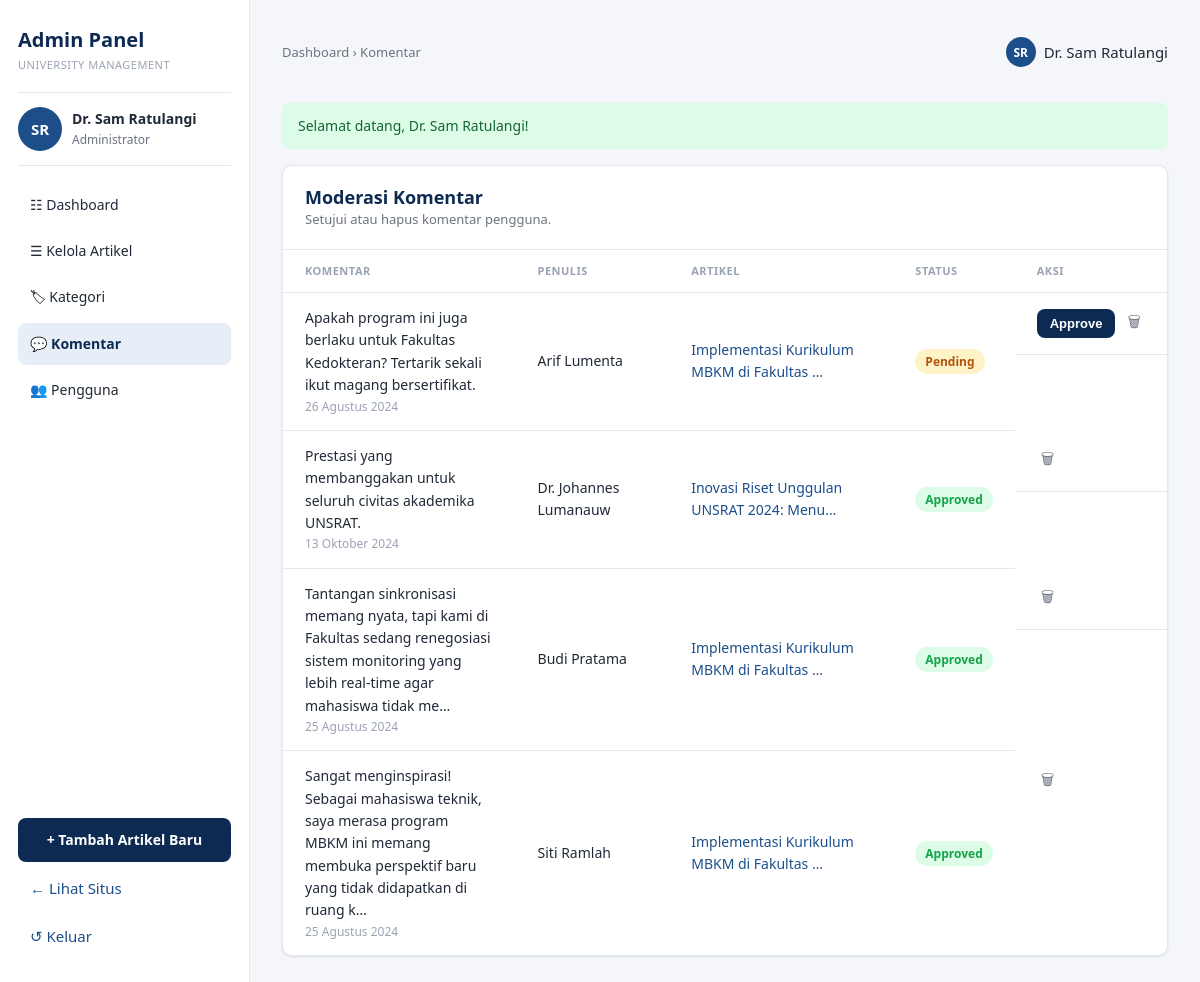
The app's page /admin/comments.php (signed in) with its own data.
### tables this page shows
CREATE TABLE `users` (
  `id` int(11) NOT NULL,
  `name` varchar(100) NOT NULL,
  `email` varchar(150) NOT NULL,
  `password` varchar(255) NOT NULL,
  `role` enum('admin','dosen','mahasiswa') NOT NULL DEFAULT 'mahasiswa',
  `faculty` varchar(120) DEFAULT NULL,
  `bio` text DEFAULT NULL,
  `avatar` varchar(255) DEFAULT NULL,
  `created_at` datetime NOT NULL DEFAULT current_timestamp()
);

CREATE TABLE `comments` (
  `id` int(11) NOT NULL,
  `article_id` int(11) NOT NULL,
  `user_id` int(11) NOT NULL,
  `content` text NOT NULL,
  `status` enum('approved','pending') NOT NULL DEFAULT 'approved',
  `created_at` datetime NOT NULL DEFAULT current_timestamp()
);

CREATE TABLE `articles` (
  `id` int(11) NOT NULL,
  `user_id` int(11) NOT NULL,
  `category_id` int(11) NOT NULL,
  `title` varchar(200) NOT NULL,
  `slug` varchar(220) NOT NULL,
  `excerpt` varchar(400) DEFAULT NULL,
  `content` text NOT NULL,
  `cover_image` varchar(255) DEFAULT NULL,
  `status` enum('published','draft') NOT NULL DEFAULT 'published',
  `views` int(11) NOT NULL DEFAULT 0,
  `created_at` datetime NOT NULL DEFAULT current_timestamp(),
  `updated_at` datetime NOT NULL DEFAULT current_timestamp() ON UPDATE current_timestamp()
);

### includes/auth.php (called while the page is built, shortened)
<?php
function is_logged_in() {
    return !empty($_SESSION['user_id']);
}
function current_user($pdo) {
    static $user = null;
    if ($user === null && is_logged_in()) {
        $stmt = $pdo->prepare('SELECT * FROM users WHERE id = ?');
        $stmt->execute([$_SESSION['user_id']]);
        $user = $stmt->fetch() ?: false;
    }
    return $user ?: null;
}

### includes/functions.php (called while the page is built, shortened)
<?php
function e($text) {
    return htmlspecialchars($text ?? '', ENT_QUOTES, 'UTF-8');
}
function get_flash() {
    $f = $_SESSION['flash'];
    return $f;
}
function time_ago($datetime) {
    $ts = strtotime($datetime);
    $diff = time() - $ts;
    return tanggal_id($datetime);
}
function tanggal_id($datetime) {
    $bulan = [1=>'Januari','Februari','Maret','April','Mei','Juni','Juli',
              'Agustus','September','Oktober','November','Desember'];
    $ts = strtotime($datetime);
    return (int)date('j', $ts) . ' ' . $bulan[(int)date('n', $ts)] . ' ' . date('Y', $ts);
}
function initials($name) {
    $parts = preg_split('/\s+/', trim($name));
    $parts = array_values(array_filter($parts, fn($p) => !preg_match('/\./', $p)));
    $first = mb_substr($parts[0], 0, 1);
    $last  = count($parts) > 1 ? mb_substr(end($parts), 0, 1) : '';
    return strtoupper($first . $last);
}
function excerpt_text($text, $len = 120) {
    $text = trim(preg_replace('/\s+/', ' ', strip_tags($text)));
    return mb_strlen($text) > $len ? mb_substr($text, 0, $len) . '…' : $text;
}

### admin/comments.php (the view, shortened to what this page needs)
<?php
require_once __DIR__ . '/../config/database.php';
require_once __DIR__ . '/../includes/functions.php';
require_once __DIR__ . '/../includes/auth.php';
$comments = $pdo->query(
  "SELECT cm.*, u.name AS penulis, a.title AS artikel, a.slug
   FROM comments cm JOIN users u ON cm.user_id=u.id JOIN articles a ON cm.article_id=a.id
   ORDER BY cm.status='pending' DESC, cm.created_at DESC")->fetchAll();
$active = 'comments';
$crumb = 'Komentar';
require __DIR__ . '/../includes/admin-header.php';
?>
<div class="panel">
  <div class="panel-head"><div><h2>Moderasi Komentar</h2><p>Setujui atau hapus komentar pengguna.</p></div></div>
  <?php if (!$comments): ?>
    <p class="empty">Belum ada komentar.</p>
  <?php else: ?>
  <table class="data">
    <thead><tr><th>Komentar</th><th>Penulis</th><th>Artikel</th><th>Status</th><th>Aksi</th></tr></thead>
    <tbody>
    <?php foreach ($comments as $c): ?>
      <tr>
        <td style="max-width:340px;"><?= e(excerpt_text($c['content'], 140)) ?><div class="t-sub"><?= e(time_ago($c['created_at'])) ?></div></td>
        <td><?= e($c['penulis']) ?></td>
        <td><a href="<?= BASE_URL ?>/article.php?slug=<?= e($c['slug']) ?>"><?= e(excerpt_text($c['artikel'], 40)) ?></a></td>
        <td><span class="badge badge-<?= $c['status']==='approved'?'published':'pending' ?>"><?= e(ucfirst($c['status'])) ?></span></td>
        <td class="actions-cell">
          <?php if ($c['status'] === 'pending'): ?>
            <form method="post" style="display:inline">
              <button class="btn btn-primary btn-sm" type="submit">Approve</button>
            </form>
          <?php endif; ?>
          <form method="post" data-confirm="Hapus komentar ini?" style="display:inline">
            <button class="icon-btn danger" title="Hapus" type="submit">&#128465;</button>
          </form>
        </td>
      </tr>
    <?php endforeach; ?>
    </tbody>
  </table>
  <?php endif; ?>
</div>
<?php require __DIR__ . '/../includes/admin-footer.php'; ?>

### includes/admin-header.php (shortened to what this page needs)
<?php
$me = current_user($pdo);
$flash = get_flash();
$menu = [
  'dashboard'  => ['Dashboard',     'dashboard.php',  '&#9783;'],
  'articles'   => ['Kelola Artikel', 'articles.php',   '&#9776;'],
  'categories' => ['Kategori',       'categories.php', '&#127991;'],
  'comments'   => ['Komentar',       'comments.php',   '&#128172;'],
  'users'      => ['Pengguna',       'users.php',      '&#128101;'],
];
$active = $active ?? 'dashboard';
?>
<!DOCTYPE html>
<html lang="id">
<head>
  <link rel="stylesheet" href="<?= BASE_URL ?>/assets/css/style.css">
</head>
<body>
<div class="admin-body">
  <aside class="admin-sidebar">
    <div class="admin-brand">Admin Panel<small>UNIVERSITY MANAGEMENT</small></div>
    <div class="admin-user">
      <span class="avatar avatar-md">
        <?php if ($me['avatar']): ?><img src="<?= UPLOAD_URL . '/' . e($me['avatar']) ?>" alt=""><?php else: ?><?= e(initials($me['name'])) ?><?php endif; ?>
      </span>
      <div>
        <div class="nm"><?= e($me['name']) ?></div>
        <div class="rl">Administrator</div>
      </div>
    </div>
    <nav class="admin-menu">
      <?php foreach ($menu as $key => $m): ?>
        <a href="<?= BASE_URL ?>/admin/<?= $m[1] ?>" class="<?= $active===$key?'active':'' ?>">
          <?= $m[2] ?> <?= e($m[0]) ?>
        </a>
      <?php endforeach; ?>
    </nav>
    <div class="admin-sidebar-foot">
      <a class="btn btn-primary btn-block" href="<?= BASE_URL ?>/user/article-form.php">+ Tambah Artikel Baru</a>
      <a class="admin-menu" style="padding:10px 12px" href="<?= BASE_URL ?>/index.php">&#8592; Lihat Situs</a>
      <a class="admin-menu" style="padding:10px 12px" href="<?= BASE_URL ?>/logout.php">&#8634; Keluar</a>
    </div>
  </aside>
  <main class="admin-main">
    <div class="admin-topbar">
      <div class="breadcrumb">Dashboard <?= isset($crumb) ? '&rsaquo; ' . e($crumb) : '' ?></div>
      <div class="user-chip"><span class="avatar avatar-sm"><?= e(initials($me['name'])) ?></span> <?= e($me['name']) ?></div>
    </div>
    <?php if ($flash): ?><div class="flash flash-<?= e($flash['type']) ?>"><?= e($flash['msg']) ?></div><?php endif; ?>

### assets/css/style.css (style rules this page uses)
:root { --navy: #0d2b52; --navy-dark: #08203f; --navy-700: #143a6b; --blue-accent: #1c4f8a; --chip-bg: #e8eef7; --chip-text: #1c3d66; --bg: #f4f6f9; --card: #ffffff; --border: #e3e8ef; --text: #1f2937; --muted: #6b7280; --muted-light: #9aa3b2; --green: #16a34a; --green-bg: #dcfce7; --amber: #b45309; --amber-bg: #fef3c7; --red: #dc2626; --radius: 10px; --shadow: 0 1px 3px rgba(16,32,64,.08), 0 1px 2px rgba(16,32,64,.04); }
* { box-sizing: border-box; margin: 0; padding: 0; }
body { font-family: "Segoe UI", Roboto, Helvetica, Arial, sans-serif; background: var(--bg); color: var(--text); line-height: 1.6; font-size: 15px; }
a { color: var(--blue-accent); text-decoration: none; }
h1,h2,h3,h4 { color: var(--navy); line-height: 1.25; }
.btn { display: inline-block; padding: 10px 18px; border-radius: 8px; font-weight: 600; font-size: 14px; cursor: pointer; border: 1px solid transparent; transition: .15s; text-decoration: none; }
.btn-primary { background: var(--navy); color: #fff; }
.btn-block { display: block; width: 100%; text-align: center; }
.btn-sm { padding: 6px 12px; font-size: 13px; }
.user-chip { display: flex; align-items: center; gap: 8px; }
.avatar { display: inline-grid; place-items: center; border-radius: 50%; background: var(--blue-accent); color: #fff; font-weight: 700; overflow: hidden; flex: none; }
.avatar-sm { width: 30px; height: 30px; font-size: 12px; }
.avatar-md { width: 44px; height: 44px; font-size: 15px; }
.flash { padding: 12px 16px; border-radius: 8px; margin: 16px 0; font-size: 14px; }
.flash-success { background: var(--green-bg); color: #166534; }
.badge { padding: 4px 10px; border-radius: 20px; font-size: 12px; font-weight: 600; }
.badge-published { background: var(--green-bg); color: var(--green); }
.badge-pending { background: var(--amber-bg); color: var(--amber); }
.breadcrumb { font-size: 13px; color: var(--muted); margin: 16px 0; }
.admin-body { display: grid; grid-template-columns: 250px 1fr; min-height: 100vh; }
.admin-sidebar { background: var(--card); border-right: 1px solid var(--border); padding: 24px 18px; display: flex; flex-direction: column; }
.admin-brand { font-size: 20px; font-weight: 800; color: var(--navy); }
.admin-brand small { display: block; font-size: 11px; color: var(--muted-light); font-weight: 500; letter-spacing: .5px; }
.admin-user { display: flex; align-items: center; gap: 10px; padding: 14px 0; margin: 18px 0; border-top: 1px solid var(--border); border-bottom: 1px solid var(--border); }
.admin-user .nm { font-weight: 700; font-size: 14px; }
.admin-user .rl { font-size: 12px; color: var(--muted); }
.admin-menu { display: flex; flex-direction: column; gap: 4px; }
.admin-menu a { padding: 10px 12px; border-radius: 8px; color: var(--text); font-size: 14px; font-weight: 500; }
.admin-menu a.active { background: var(--chip-bg); color: var(--navy); font-weight: 700; }
.admin-sidebar-foot { margin-top: auto; display: flex; flex-direction: column; gap: 4px; padding-top: 18px; }
.admin-main { padding: 26px 32px; background: var(--bg); }
.admin-topbar { display: flex; align-items: center; justify-content: space-between; margin-bottom: 24px; }
.panel { background: var(--card); border: 1px solid var(--border); border-radius: var(--radius); box-shadow: var(--shadow); }
.panel-head { padding: 20px 22px; border-bottom: 1px solid var(--border); display: flex; justify-content: space-between; align-items: center; }
.panel-head h2 { font-size: 18px; }
.panel-head p { color: var(--muted); font-size: 13px; }
table.data { width: 100%; border-collapse: collapse; }
table.data th { text-align: left; font-size: 11px; text-transform: uppercase; letter-spacing: .5px; color: var(--muted-light); padding: 12px 22px; border-bottom: 1px solid var(--border); }
table.data td { padding: 14px 22px; border-bottom: 1px solid var(--border); font-size: 14px; vertical-align: middle; }
table.data tr:last-child td { border-bottom: 0; }
table.data .t-sub { color: var(--muted-light); font-size: 12px; }
.actions-cell { display: flex; gap: 8px; align-items: center; }
.icon-btn { background: transparent; border: 0; cursor: pointer; color: var(--muted); font-size: 15px; padding: 4px; }

### records on screen
users: name "SR", name "Dr. Sam Ratulangi"
comments: content "Apakah program ini juga berlaku untuk Fakultas Kedokteran? Tertarik sekali ikut magang bersertifikat.", created_at "26 Agustus 2024", user.name "Arif Lumenta", article.title "Implementasi Kurikulum MBKM di Fakultas …", status "Pending"
comments: content "Prestasi yang membanggakan untuk seluruh civitas akademika UNSRAT.", created_at "13 Oktober 2024", user.name "Dr. Johannes Lumanauw", article.title "Inovasi Riset Unggulan UNSRAT 2024: Menu…", status "Approved"
comments: content "Tantangan sinkronisasi memang nyata, tapi kami di Fakultas sedang renegosiasi sistem monitoring yang lebih real-time agar mahasiswa tidak me…", created_at "25 Agustus 2024", user.name "Budi Pratama", article.title "Implementasi Kurikulum MBKM di Fakultas …", status "Approved"
comments: content "Sangat menginspirasi! Sebagai mahasiswa teknik, saya merasa program MBKM ini memang membuka perspektif baru yang tidak didapatkan di ruang k…", created_at "25 Agustus 2024", user.name "Siti Ramlah", article.title "Implementasi Kurikulum MBKM di Fakultas …", status "Approved"

### other values on screen
$m[2] "☷"
$m[0] "Dashboard"
$m[2] "☰"
$m[0] "Kelola Artikel"
$m[2] "🏷"
$m[0] "Kategori"
$m[2] "💬"
$m[0] "Komentar"
$m[2] "👥"
$m[0] "Pengguna"
$crumb "Komentar"
$flash['msg'] "Selamat datang, Dr. Sam Ratulangi!"
